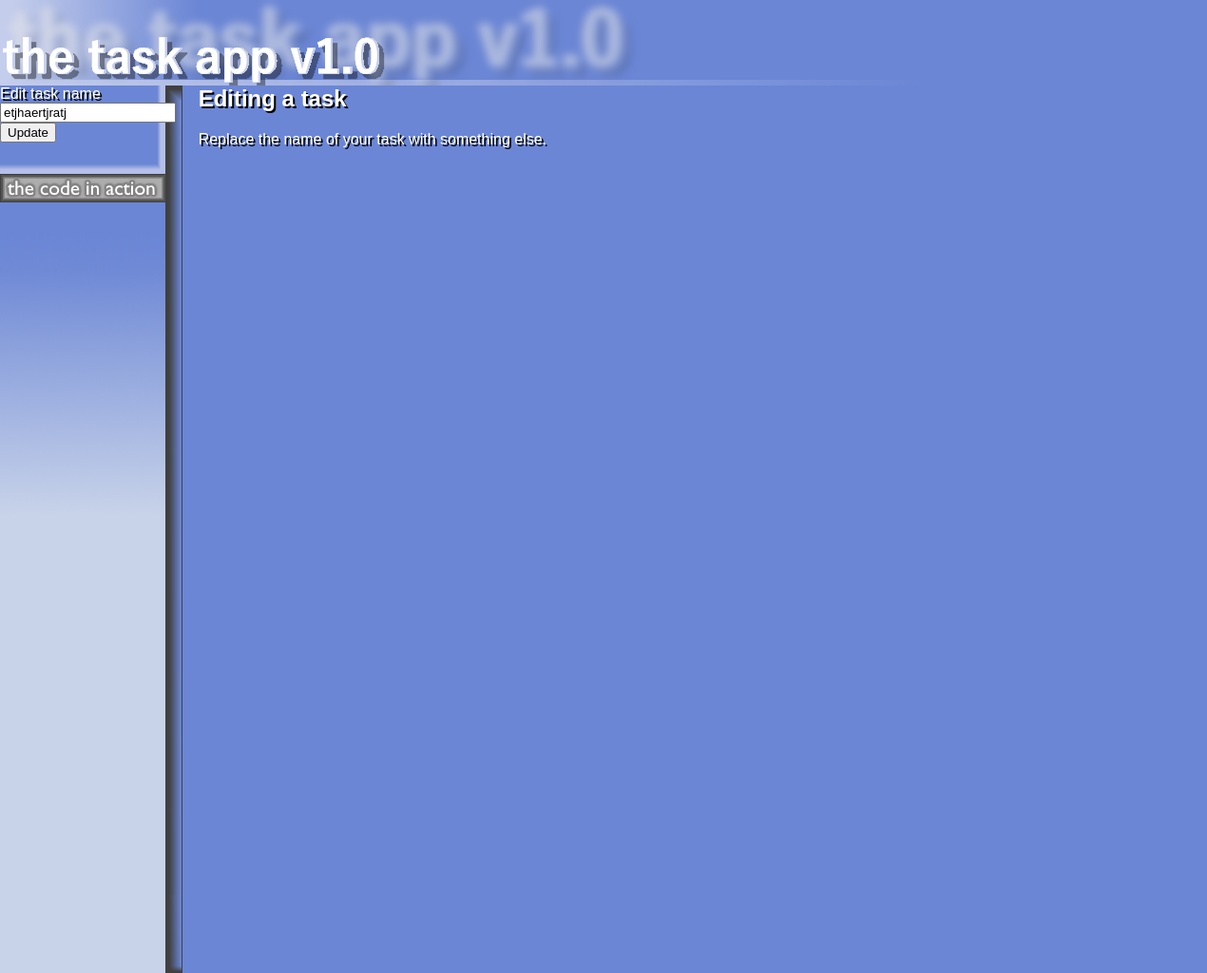
Before: /edit/1 with the older database file.
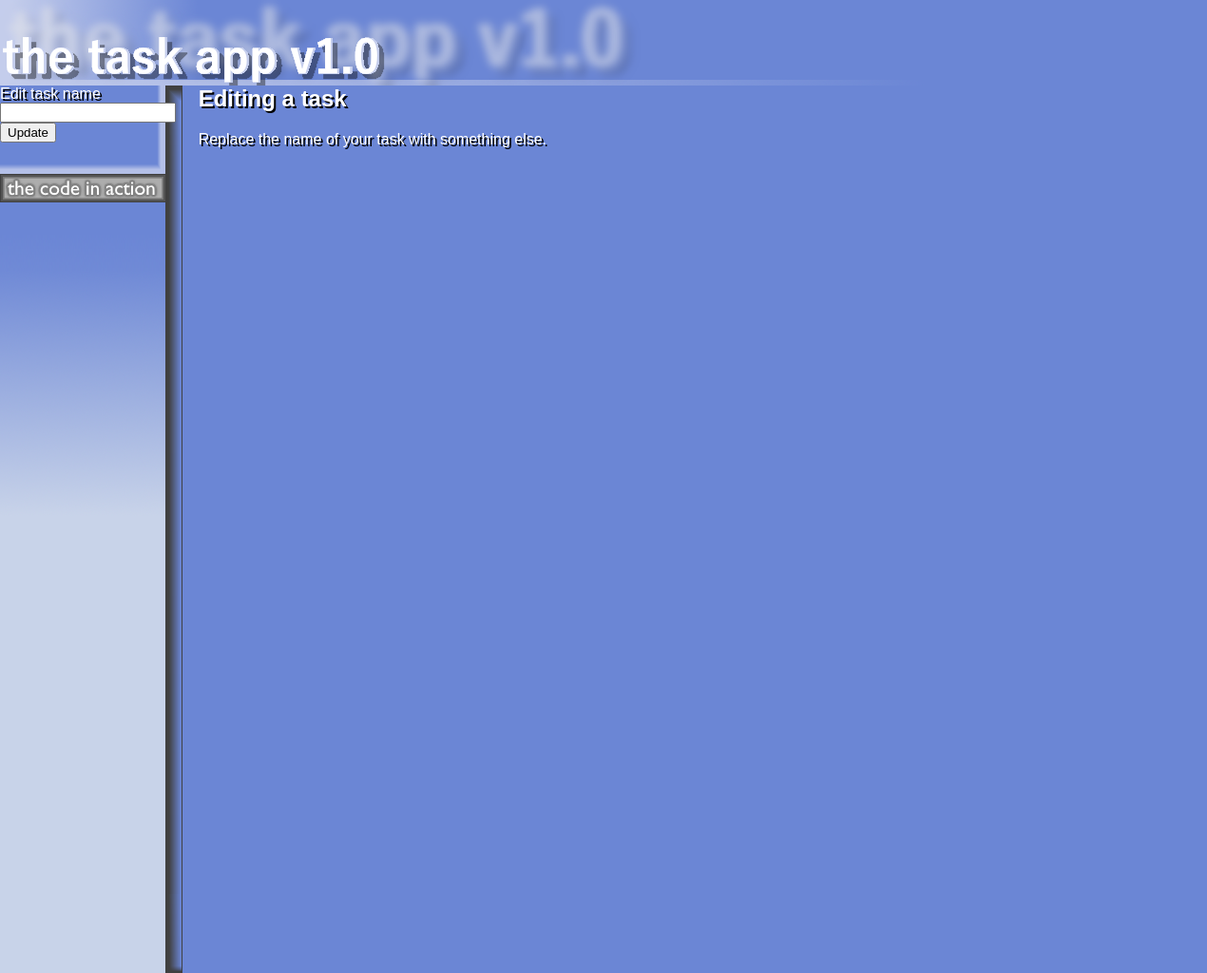
After: the same page with the newer database file.
### app.py (models this page shows)
class Todo(db.Model):
    id = db.Column(db.Integer, primary_key = True)
    task = db.Column(db.String(300), unique = True)
    complete = db.Column(db.Boolean, default=False)
    date = db.Column(db.DateTime, default=datetime.now)

### app.py (the view)
@app.route("/edit/<todo_id>")
def edit (todo_id):
    todo = Todo.query.get(todo_id)
    return render_template("edit.html", todo=todo)

### templates/edit.html
{% extends 'base.html' %}
{% block content %}
    <div id="sidebar" style="top:90px;">
        <form action="/update_task/{{todo.id}}" method="post">
            <div>
                <label>Edit task name</label>
                <input type="text" name="task" value="{{ todo.task }}" required>
                <button type="submit">Update</button>
            </div>
        </form>
    </div>
    <div style="margin-left:16%;" class="offset">
        <h2>Editing a task</h2>
            <p>Replace the name of your task with something else.</p>
    </div>
{% endblock %}

Changed rows visible on the page:
removed Todo: task "etjhaertjratj"
